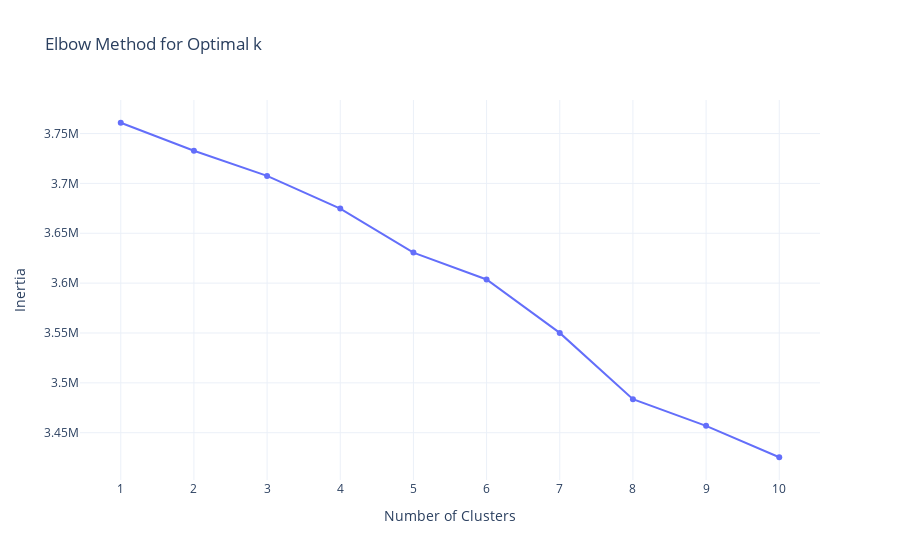

This figure's notebook cell:
### Code cell
# Calculate inertia for k from 1 to 10
inertia = []
k_range = range(1, 11)

for k in k_range:
    kmeans = KMeans(n_clusters=k, random_state=42)
    kmeans.fit(rest_df_scaled)
    inertia.append(kmeans.inertia_)

# Create a DataFrame for Plotly
elbow_df = pd.DataFrame({
    "k": list(k_range),
    "inertia": inertia
})

# Create interactive elbow plot
fig = px.line(elbow_df, x="k", y="inertia", markers=True,
              title="Elbow Method for Optimal k",
              labels={"k": "Number of Clusters", "inertia": "Inertia"})

fig.update_layout(xaxis=dict(dtick=1), template="plotly_white")
fig.show()

### Figure 1 — Plotly figure (JSON) as saved in the notebook; plotly's stock layout.template omitted (floating-point values rounded to 4 significant figures)
{"data": [{"hovertemplate": "Number of Clusters=%{x}<br>Inertia=%{y}<extra></extra>", "legendgroup": "", "line": {"color": "#636efa", "dash": "solid"}, "marker": {"symbol": "circle"}, "mode": "lines+markers", "name": "", "orientation": "v", "showlegend": false, "type": "scatter", "x": [1, 2, 3, 4, 5, 6, 7, 8, 9, 10], "xaxis": "x", "y": [3761000.0, 3733000.0, 3707000.0, 3675000.0, 3631000.0, 3604000.0, 3550000.0, 3484000.0, 3457000.0, 3425000.0], "yaxis": "y"}], "layout": {"legend": {"tracegroupgap": 0}, "title": {"text": "Elbow Method for Optimal k"}, "xaxis": {"anchor": "y", "domain": [0, 1], "dtick": 1, "title": {"text": "Number of Clusters"}}, "yaxis": {"anchor": "x", "domain": [0, 1], "title": {"text": "Inertia"}}}}
